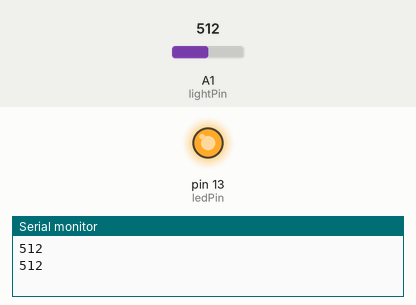
The sketch below on a simulated Arduino Uno, built with avr-gcc and run on an emulated ATmega328P. On the bench: output pins drawn as LEDs (lit = HIGH), the last lines printed to the serial monitor. The inputs (shaded band) are chosen by the test bench; at power-on: A1 (lightPin) = 512.

Above: at 1.2 s.
1.3 s: A1 (lightPin) set to 495
At 2.6 s:
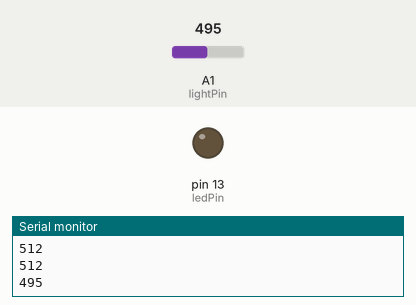
3.5 s: A1 (lightPin) set to 716
At 5.2 s:
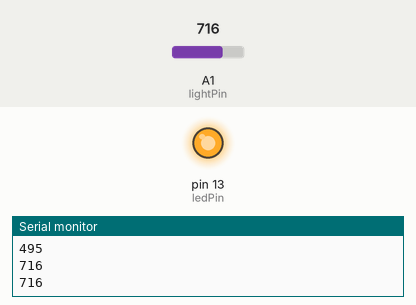
5.5 s: A1 (lightPin) set to 511
At 6.9 s:
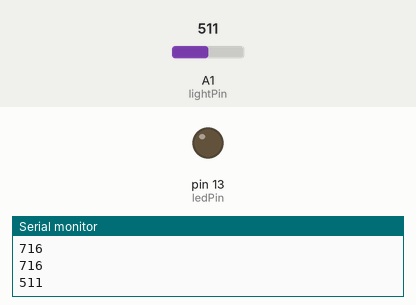
Timing chart, 0 to 8.5 s (numbered marks = the images above; inputs shaded):
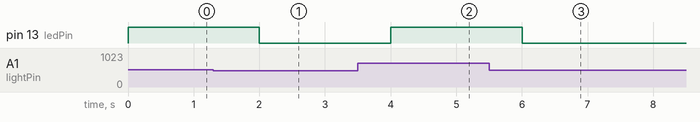

The sketch:

photo_resistor.ino
```cpp
/*
 * project : photo resistor
 * name : Mihaela Petkova
 * date : 18.02.2018
 */

int lightPin = 1;  //define a pin for Photo resistor
int ledPin=13;     //define a pin for LED

void setup()
{
    Serial.begin(9600);
    pinMode( ledPin, OUTPUT );
}

void loop()
{
    Serial.println(analogRead(lightPin));
    analogWrite(ledPin, analogRead(lightPin)/4);


    delay(1000);
}
```

Measured:
- the behaviour switches between 512 and 511 on A1 (lightPin) (found by bisection; images 0 and 1)
- after the input at 1.3 s, pin 13 (ledPin): HIGH → LOW after 0.70 s
- after the input at 3.5 s, pin 13 (ledPin): LOW → HIGH after 0.50 s
- after the input at 5.5 s, pin 13 (ledPin): HIGH → LOW after 0.50 s
